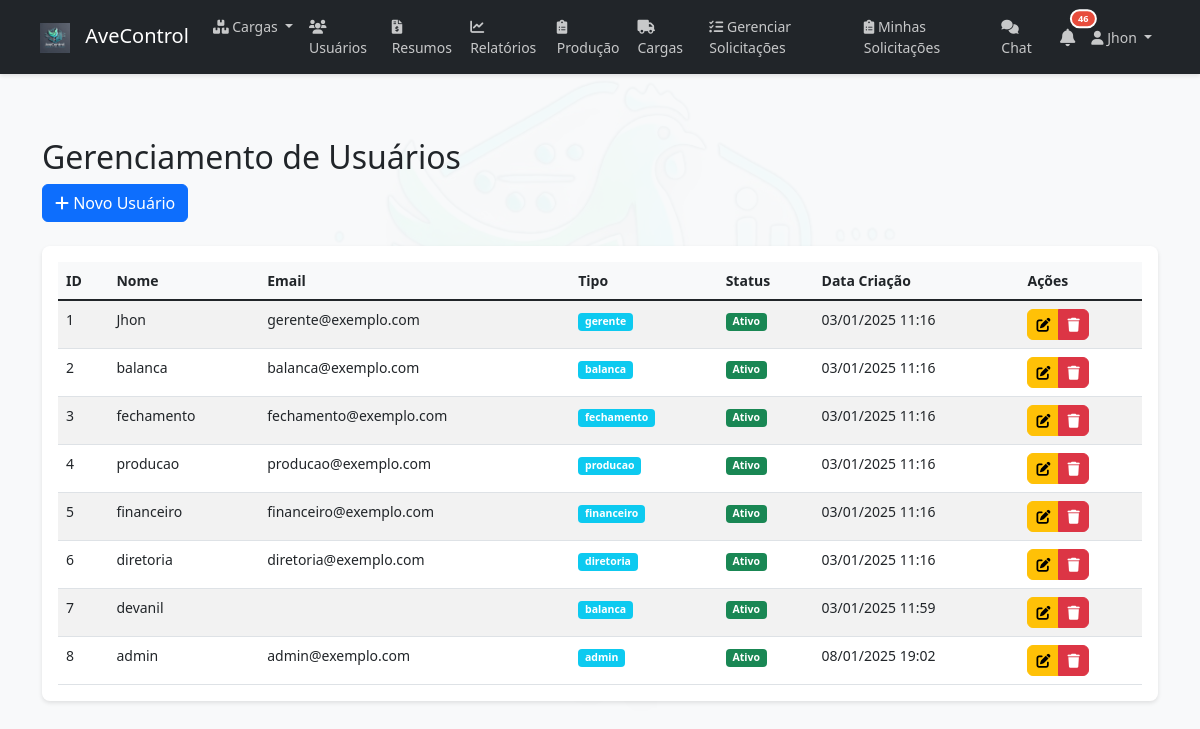
/usuarios/ (signed in), run on the app's committed database.
### models/usuario.py (models this page shows, shortened)
class Usuario(UserMixin, db.Model):
    __tablename__ = 'usuarios'
    id = db.Column(db.Integer, primary_key=True)
    nome = db.Column(db.String(100), nullable=False)
    email = db.Column(db.String(120), unique=True, nullable=False)
    tipo = db.Column(db.String(50), nullable=False)
    senha_hash = db.Column(db.String(255), nullable=False)
    ativo = db.Column(db.Boolean, default=True)
    data_criacao = db.Column(db.DateTime, default=datetime.utcnow)
    ultimo_acesso = db.Column(db.DateTime)
    historicos_carga = relationship('HistoricoCarga',
                                  back_populates='usuario',
                                  primaryjoin="Usuario.id == HistoricoCarga.usuario_id",
                                  cascade='all, delete-orphan')

### routes/auth.py (the view)
@auth_bp.route('/usuarios')
@login_required
def usuarios():
    if current_user.tipo != 'admin':
        flash('Você não tem permissão para acessar esta página.', 'danger')
        return redirect(url_for('auth.index'))
    usuarios = Usuario.query.all()
    return render_template('auth/usuarios.html', usuarios=usuarios)

### routes/usuarios.py (called while the page is built)
@usuarios_bp.route('/')
@login_required
@permissao_gerente
def index():
    if current_user.tipo != 'gerente':
        flash('Acesso negado. Apenas gerentes podem acessar esta página.', 'danger')
        return redirect(url_for('index'))
    users = Usuario.query.all()
    return render_template('gerenciar_usuarios.html', users=users)

### utils/permissions.py (called while the page is built)
def permissao_gerente(f):
    @wraps(f)
    def decorated_function(*args, **kwargs):
        if not current_user.is_authenticated:
            flash('Por favor, faça login para acessar esta página.', 'warning')
            return redirect(url_for('auth.login', next=request.url))
        if current_user.tipo != 'gerente':
            flash('Você não tem permissão para acessar esta página.', 'danger')
            return redirect(url_for('main.index'))
        return f(*args, **kwargs)
    return decorated_function

### templates/gerenciar_usuarios.html (shortened to what this page needs)
{% extends "base.html" %}
{% block content %}
<div class="container mt-4">
    <div class="row mb-4">
        <div class="col">
            <h2>Gerenciamento de Usuários</h2>
            <button type="button" class="btn btn-primary" data-bs-toggle="modal" data-bs-target="#novoUsuarioModal">
                <i class="fas fa-plus"></i> Novo Usuário
            </button>
        </div>
    </div>
    <div class="row">
        <div class="col">
            <div class="card">
                <div class="card-body">
                    <div class="table-responsive">
                        <table class="table table-striped table-hover">
                            <thead>
                                <tr>
                                    <th>ID</th>
                                    <th>Nome</th>
                                    <th>Email</th>
                                    <th>Tipo</th>
                                    <th>Status</th>
                                    <th>Data Criação</th>
                                    <th>Ações</th>
                                </tr>
                            </thead>
                            <tbody>
                                {% for user in users %}
                                <tr>
                                    <td>{{ user.id }}</td>
                                    <td>{{ user.nome }}</td>
                                    <td>{{ user.email }}</td>
                                    <td>
                                        <span class="badge bg-info">{{ user.tipo }}</span>
                                    </td>
                                    <td>
                                        {% if user.ativo %}
                                        <span class="badge bg-success">Ativo</span>
                                        {% else %}
                                        <span class="badge bg-danger">Inativo</span>
                                        {% endif %}
                                    </td>
                                    <td>{{ user.data_criacao.strftime('%d/%m/%Y %H:%M') }}</td>
                                    <td>
                                        <div class="btn-group">
                                            <button class="btn btn-sm btn-warning" onclick="editarUsuario({{ user.id }}, '{{ user.nome }}', '{{ user.email }}', '{{ user.tipo }}', {{ 'true' if user.ativo else 'false' }})">
                                                <i class="fas fa-edit"></i>
                                            </button>
                                            {% if user.nome != 'gerente' %}
                                            <button class="btn btn-sm btn-danger" onclick="excluirUsuario({{ user.id }})">
                                                <i class="fas fa-trash"></i>
                                            </button>
                                            {% endif %}
                                        </div>
                                    </td>
                                </tr>
                                {% endfor %}
                            </tbody>
                        </table>
                    </div>
                </div>
            </div>
        </div>
    </div>
</div>
{% endblock %}

### templates/base.html (shortened to what this page needs)
<!DOCTYPE html>
<html lang="pt-br">
<head>
    <link href="https://cdn.jsdelivr.net/npm/bootstrap@5.1.3/dist/css/bootstrap.min.css" rel="stylesheet">
    <link rel="stylesheet" href="https://cdnjs.cloudflare.com/ajax/libs/font-awesome/6.0.0/css/all.min.css">
    <link rel="stylesheet" href="https://cdn.jsdelivr.net/npm/sweetalert2@11/dist/sweetalert2.min.css">
</head>
<body>
    <nav class="navbar navbar-expand-lg navbar-dark bg-dark">
        <div class="container-fluid px-3 px-sm-4">
            <a class="navbar-brand" href="{{ url_for('auth.index') }}">
                <img src="{{ url_for('static', filename='logo2.png') }}" alt="AveControl Logo" style="height: 30px; margin-right: 10px;">
                AveControl
            </a>
            <div class="collapse navbar-collapse" id="navbarNav">
                <ul class="navbar-nav me-auto">
                    {% if current_user.is_authenticated %}
                        <li class="nav-item dropdown">
                            <a class="nav-link dropdown-toggle" href="#" id="navbarDropdown" role="button" data-bs-toggle="dropdown">
                                <i class="fas fa-boxes"></i> Cargas
                            </a>
                        </li>
                        {% if current_user.tipo == 'gerente' %}
                        <li class="nav-item">
                            <a class="nav-link" href="{{ url_for('usuarios.index') }}">
                                <i class="fas fa-users"></i> Usuários
                            </a>
                        </li>
                        {% endif %}
                        {% if current_user.tipo in ['gerente', 'diretoria', 'transportadora', 'financeiro'] %}
                        <li class="nav-item">
                            <a class="nav-link" href="{{ url_for('resumos.index') }}">
                                <i class="fas fa-file-invoice-dollar"></i> Resumos
                            </a>
                        </li>
                        <li class="nav-item">
                            <a class="nav-link" href="{{ url_for('relatorios.index') }}">
                                <i class="fas fa-chart-line"></i> Relatórios
                            </a>
                        </li>
                        {% endif %}
                        {% if current_user.tipo in ['producao', 'gerente'] %}
                            <li class="nav-item">
                                <a class="nav-link" href="{{ url_for('cargas.producao') }}">
                                    <i class="fas fa-clipboard-list"></i> Produção
                                </a>
                            </li>
                        {% endif %}
                        <li class="nav-item">
                            <a class="nav-link" href="{{ url_for('cargas.listar_cargas') }}">
                                <i class="fas fa-truck"></i> Cargas
                            </a>
                        </li>
                        {% if current_user.tipo in ['gerente', 'admin'] %}
                        <li class="nav-item">
                            <a class="nav-link" href="{{ url_for('solicitacoes.listar_solicitacoes') }}">
                                <i class="fas fa-tasks"></i> Gerenciar Solicitações
                            </a>
                        </li>
                        {% endif %}
                        <li class="nav-item">
                            <a class="nav-link" href="{{ url_for('solicitacoes.minhas_solicitacoes') }}">
                                <i class="fas fa-clipboard-list"></i> Minhas Solicitações
                            </a>
                        </li>
                        <li class="nav-item">
                            <a class="nav-link" href="{{ url_for('chat.index') }}">
                                <i class="fas fa-comments"></i> Chat
                            </a>
                        </li>
                    {% endif %}
                </ul>
                {% if current_user.is_authenticated %}
                <ul class="navbar-nav">
                    {% include 'components/notificacoes.html' %}
                    <li class="nav-item dropdown">
                        <a class="nav-link dropdown-toggle" href="#" id="userDropdown" role="button" data-bs-toggle="dropdown">
                            <i class="fas fa-user"></i> {{ current_user.nome }}
                        </a>
                    </li>
                </ul>
                {% endif %}
            </div>
        </div>
    </nav>
    <div class="container-fluid mt-4">
        {% block content %}{% endblock %}
    </div>
</body>
</html>

### templates/base.html (style rules this page uses)
body { font-size: 14px; line-height: 1.5; min-height: 100vh; display: flex; flex-direction: column; background-color: #f8f9fa; }
.card { border-radius: 8px; box-shadow: 0 2px 4px rgba(0,0,0,0.1); margin-bottom: 1rem; border: none; }
.card-body { padding: 1rem; }
.table-responsive { -webkit-overflow-scrolling: touch; margin: 0; }
.table { margin-bottom: 0; }
.table th { background-color: #f8f9fa; font-weight: 600; }
.navbar { background-color: #212529 !important; box-shadow: 0 2px 4px rgba(0,0,0,0.1); padding: 0.5rem 1rem; }
.navbar-brand { color: #fff !important; }
.nav-link { color: rgba(255,255,255,.75) !important; }

### templates/components/notificacoes.html (style rules this page uses)
:root { --ave-primary: #3498db; --ave-secondary: #2980b9; --ave-accent: #e8f4fc; --ave-light: #f8f9fa; --ave-danger: #e74c3c; --ave-text: #2c3e50; }

### data on the page
Usuario: nome "Jhon", id "1", email "gerente@exemplo.com", tipo "gerente", ativo "Ativo", data_criacao "03/01/2025 11:16"
Usuario: id "2", nome "balanca", email "balanca@exemplo.com", tipo "balanca", ativo "Ativo", data_criacao "03/01/2025 11:16"
Usuario: id "3", nome "fechamento", email "fechamento@exemplo.com", tipo "fechamento", ativo "Ativo", data_criacao "03/01/2025 11:16"
Usuario: id "4", nome "producao", email "producao@exemplo.com", tipo "producao", ativo "Ativo", data_criacao "03/01/2025 11:16"
Usuario: id "5", nome "financeiro", email "financeiro@exemplo.com", tipo "financeiro", ativo "Ativo", data_criacao "03/01/2025 11:16"
Usuario: id "6", nome "diretoria", email "diretoria@exemplo.com", tipo "diretoria", ativo "Ativo", data_criacao "03/01/2025 11:16"
Usuario: id "7", nome "devanil", tipo "balanca", ativo "Ativo", data_criacao "03/01/2025 11:59"
Usuario: id "8", nome "admin", email "admin@exemplo.com", tipo "admin", ativo "Ativo", data_criacao "08/01/2025 19:02"
